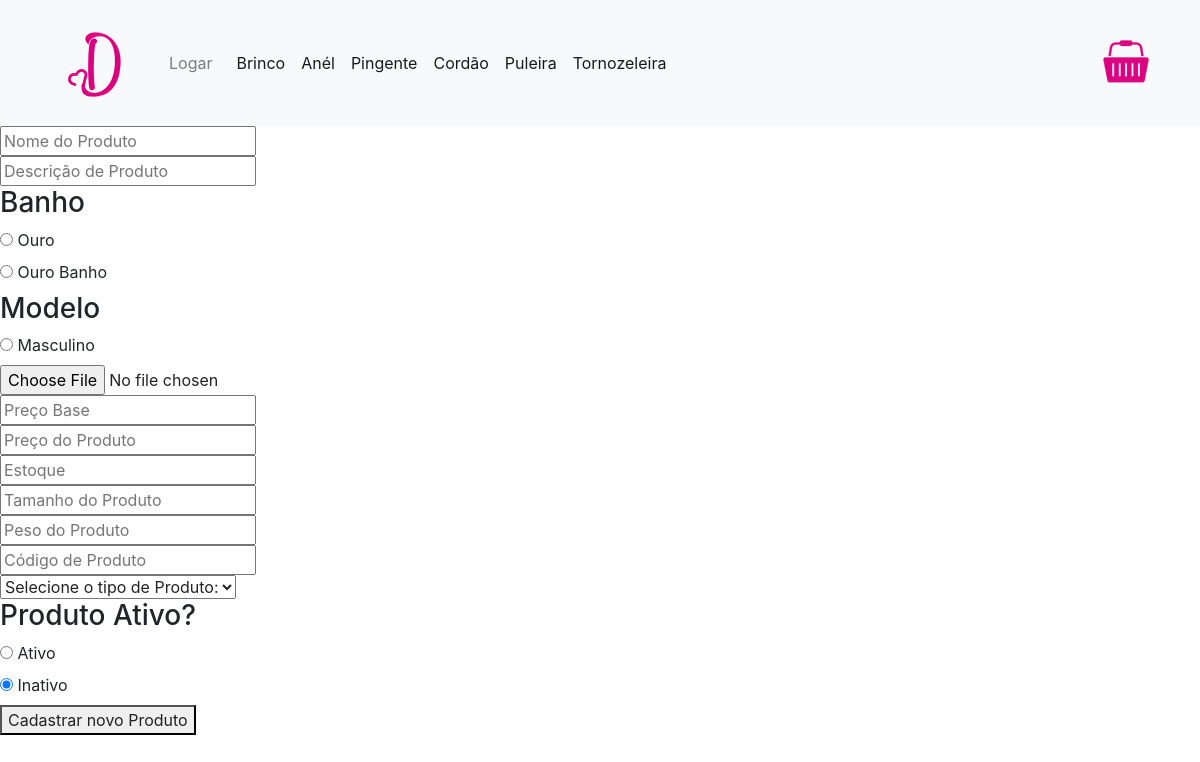
The app's page /index.php?pagina=cadastro_produtos, older data.
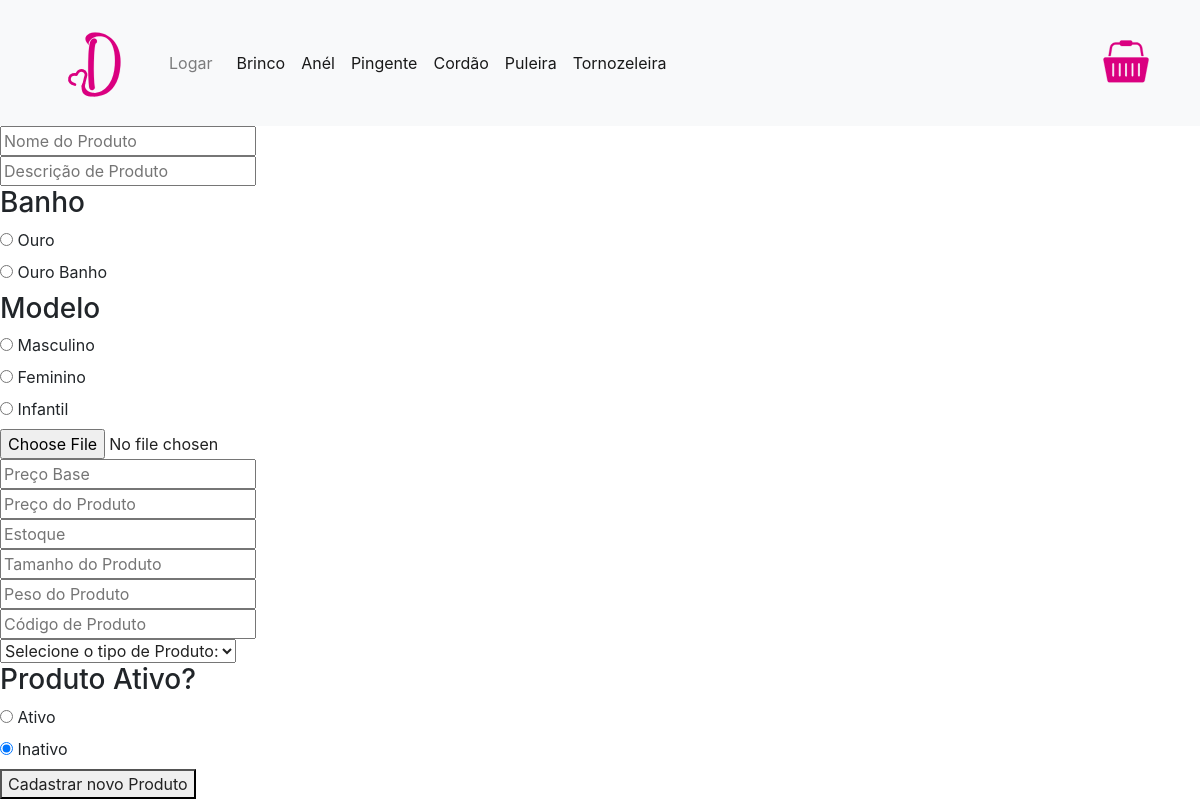
The same page, newer data.
### tables this page shows
CREATE TABLE banho(
	id_banho INT AUTO_INCREMENT,
    nome_banho VARCHAR (15),
    PRIMARY KEY(id_banho)
);

CREATE TABLE modelo(
	id_modelo INT AUTO_INCREMENT,
    nome_modelo VARCHAR(50),
    PRIMARY KEY(id_modelo)
    );

### paginas/ADMIN/cadastroproduto.php (the view, shortened to what this page needs)
<?php
  $campo = array();
  $descricao_botao = 'Cadastrar novo Produto';
  $acao_formulario =   './script/incluir_produto.php';
  $query_tipo = 'SELECT * FROM tipo_produto';
  $resultado_tipo = mysqli_query($conexao, $query_tipo);
  $query_banho = 'SELECT * FROM banho';
  $resultado_banho = mysqli_query($conexao,$query_banho);
  $query_modelo = 'SELECT * FROM modelo';
  $resultado_modelo = mysqli_query($conexao,$query_modelo);
  if(!isset($_GET['id'])){
    $campo['nome_produto'] = '';
    $campo['descricao_produto'] = '';
    $campo['banho_produto'] = '';
    $campo['img_produto'] = '';
    $campo['precoBase_produto'] = '';
    $campo['preco_produto'] = '';
    $campo['estoque_produto'] = '';
    $campo['tamanho_produto'] = '';
    $campo['peso_produto'] = '';
    $campo['codigo_produto'] = '';
    $campo['id_banho'] = '';
    $campo['ativo'] = '';
    $campo['modelo'] = '';
  }
?>
<form id="cadastro_produto" action="<?=$acao_formulario?>" method="POST" enctype="multipart/form-data">
    <input type="text" id="nome_produto"      name= "txt_nome_produto"        value ='<?=$campo['nome_produto']?>'        placeholder="Nome do Produto">      <br>
    <input type="text" id="descricao_produto" name= "txt_descricao_produto"   value = '<?=$campo['descricao_produto']?>'  placeholder="Descrição de Produto"> <br>
    <h3>Banho</h3>
    <?php
      while($linha_banho = mysqli_fetch_array($resultado_banho)){
        if($campo['id_banho'] == $linha_banho['id_banho']){
            $valor ='checked';
        }else{
          $valor = '';
        }
    ?>
    <input type="radio" id="<?=$linha_banho['id_banho']?>'" name="rdBanho" value="<?=$linha_banho['id_banho']?>"  <?=$valor?>>
      <label for="<?=$linha_banho['id_banho']?>"><?=$linha_banho['nome_banho']?></label><br>
    <?php
         }
    ?>
<h3>Modelo</h3>
<?php
      while($linha_modelo = mysqli_fetch_array($resultado_modelo)){
        if($campo['modelo'] == $linha_modelo['id_modelo']){
            $valor ='checked';
        }else{
          $valor = '';
        }
    ?>
    <input type="radio" id="<?=$linha_modelo['id_modelo']?>'" name="rdModelo" value="<?=$linha_modelo['id_modelo']?>"  <?=$valor?>>
      <label for="<?=$linha_modelo['id_modelo']?>"><?=$linha_modelo['nome_modelo']?></label><br>
    <?php
         }
    ?>
    <input type="file" id="fileToUpload"      name= "fileToUpload"            value = '<?=$campo['img_produto']?>'        placeholder="imagem" required>      <br>
    <input type="text" id="precoBase_produto" name= "txt_precoBase_produto"   value = '<?= $campo['precoBase_produto']?>' placeholder="Preço Base">           <br>
    <input type="text" id="preco_produto"     name= "txt_preco_produto"       value = '<?=$campo['preco_produto']?>'      placeholder="Preço do Produto">     <br>
    <input type="text" id="estoque_produto"   name= "txt_estoque_produto"     value = '<?=$campo['estoque_produto']?>'    placeholder="Estoque">              <br>
    <input type="text" id="tamanho_produto"   name= "txt_tamanho_produto"     value = '<?=$campo['tamanho_produto']?>'    placeholder="Tamanho do Produto">   <br>
    <input type="text" id="peso_produto"      name= "txt_peso_produto"        value = '<?=$campo['peso_produto']?>'       placeholder="Peso do Produto">      <br>
    <input type="text" id="codigo_produto"    name= "txt_codigo_produto"      value = '<?=$campo['codigo_produto']?>'     placeholder="Código de Produto">    <br>
    <select class="entrada" name="cmbTipoProduto">
            <option value="#">Selecione o tipo de Produto:</option>
            <?php while($linha_tipoProduto = mysqli_fetch_array($resultado_tipo)){
                        PRINT_R($linha_tipoProduto);
            ?>
            <?php } ?>
    </select><br>
    <h3>Produto Ativo? </h3>
      <?php
        if($campo['ativo'] == 1){
          $valorAtivo = 'checked';
          $valorInativo = '';
        }else{
          $valorInativo = 'checked';
          $valorAtivo = '';
        }
      ?>
        <input type="radio" id="ativar'" name="rdAtivo" value="1" <?=$valorAtivo?>>
          <label for="ativar">Ativo</label><br>
        <input type="radio" id="desativar'" name="rdAtivo" value="0" <?=$valorInativo?>>
          <label for="ativar">Inativo</label><br>
    <button type ='submit'><?=$descricao_botao?></button>
</form>

### header.php (shortened to what this page needs)
<!DOCTYPE html>
<html lang="pt-br">
<head>
    <link rel="stylesheet" type="text/css" href="css/reset.css">
    <link rel="stylesheet" href="https://stackpath.bootstrapcdn.com/bootstrap/4.5.0/css/bootstrap.min.css">
    <link rel="stylesheet" type="text/css" href="css/style.css">
</head>
<body>
<?php
    $login = 'Logar';
    $direcionamento = "href='#' data-toggle='modal' data-target='#exampleModal'";
$imagem = 'img\basket.svg';
?>
<header style="background-color: white;">
<nav class="navbar navbar-expand-lg navbar-light bg-light">
    <div class="container">
  <a class="navbar-brand" href="?pagina=home">
    <img src="img/Dmarsil.svg" width="100" height="100" class="d-inline-block align-top" alt="Logo Dmarsil">
  </a>
  <div class="collapse navbar-collapse" id="navbarSupportedContent">
      <div class="menuHeader">
    <ul class="navbar-nav mr-auto">
        <li class="nav-item active">
        <div class="headerBase">
          <a id='logar' class="nav-link" <?=$direcionamento?> ><?=$login?></a>
        </li>
        <div class="navbar-text ml-auto py-0 px-lg-2">
          <ul class= "categoria">
            <li class="nav-item active">
                <a class="nav-link" href="?pagina=loja&categoria=1">Brinco</a>
            </li>
            <li class="nav-item active">
                <a class="nav-link" href="?pagina=loja&categoria=2">Anél</a>
            </li>
            <li class="nav-item active">
                <a class="nav-link" href="?pagina=loja&categoria=4">Pingente</a>
            </li>
            <li class="nav-item active">
                <a class="nav-link" href="?pagina=loja&categoria=5">Cordão</a>
            </li>
            <li class="nav-item active">
                <a class="nav-link" href="?pagina=loja&categoria=3">Puleira</a>
            </li>
            <li class="nav-item active">
                <a class="nav-link" href="?pagina=loja&categoria=6">Tornozeleira</a>
            </li>
          </ul>
      </div>
      </div>
    </div>
    <a href="?pagina=carrinho"><img src="<?=$imagem?>" width=60px></a>
  </div>
</nav>
</header>

### index.php (shortened to what this page needs)
<?php
include 'script/banco.php';
?>
<?php
include 'header.php';
?>
<div class=".container-lg">
<?php
if(isset($_GET['pagina'])){
    $pagina = $_GET['pagina'];
}else{
    $pagina = 'home';
}
switch($pagina){
    case 'cadastro_produtos':
        include 'paginas/ADMIN/cadastroproduto.php';
        break;
}
?>
</div>
<?php include 'footer.php' ?>

### footer.php (shortened to what this page needs)
</body>
</html>

### css/style.css (style rules this page uses)
.categoria { display:flex; }
.menuHeader { display: flex; flex-direction: column; }
.navbar-brand { display: flex; }
.headerBase { display: flex; }

Row changes from the older to the newer data that the page shows:
added modelo: nome_modelo "Feminino"
added modelo: nome_modelo "Infantil"
